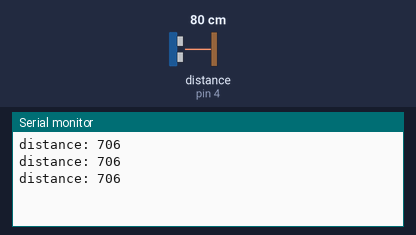
The sketch below on a simulated Arduino Uno, built with avr-gcc and run on an emulated ATmega328P. On the bench: the last lines printed to the serial monitor. Wiring (inferred from the names in the program): ultrasonic range finder: trigger pin 3; echo pin 4. The test bench sets the inputs (shaded band); at power-on: distance to the obstacle (sensor on pin 4) 80 cm. The echo pulse lasts 58.3 µs per cm.

Above: at 1.3 s.
1.4 s: distance to the obstacle (sensor on pin 4) set to 2 cm
At 1.9 s:
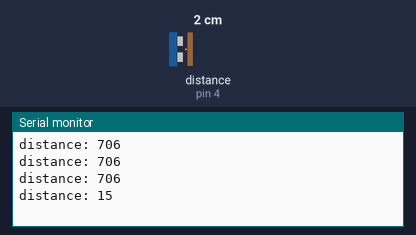
2.9 s: distance to the obstacle (sensor on pin 4) set to 4 cm
At 3.4 s:
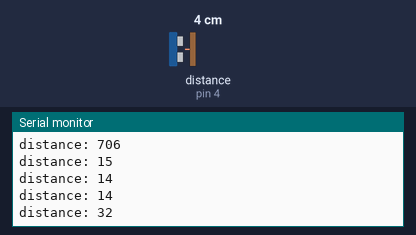
Timing chart, 0 to 5.9 s (numbered marks = the images above; inputs shaded):
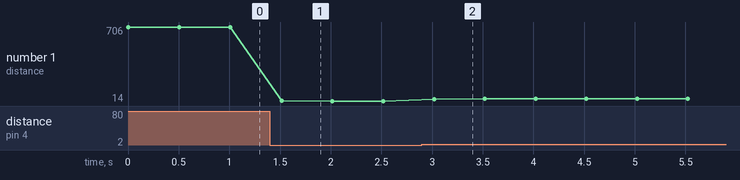

The sketch:

sonar1.ino
```cpp
#define TRIG1 3  // 초음파 센서 1번 TRIG 핀 번호
#define ECHO1 4

void setup() {
  // put your setup code here, to run once:
  pinMode(TRIG1, OUTPUT);
  pinMode(ECHO1,  INPUT);

  Serial.begin(115200);  //통신속도를 115200으로 정의함
}
long sonar1(void)
{
  long duration, distance;
  digitalWrite(TRIG1, HIGH);
  delayMicroseconds(10);
  digitalWrite(TRIG1, LOW);
  duration = pulseIn(ECHO1, HIGH);
  distance = (  (float) (304*duration)/1000)/2;
  return distance;
}
void loop()
{
  // put your main code here, to run repeatedly:

 // Serial.print("duration: ");
  //Serial.println(duration);
  Serial.print("distance: ");
  Serial.println(sonar1());
  delay(500);
}
```

Measured:
- after the input at 1.4 s, the serial monitor: prints a new line after 0.12 s (image 1)
- after the input at 2.9 s, the serial monitor: prints a new line after 0.12 s (image 2)
- plotted number 1: 706 → 14 after the input at 1.4 s, 14 → 35 after the input at 2.9 s
